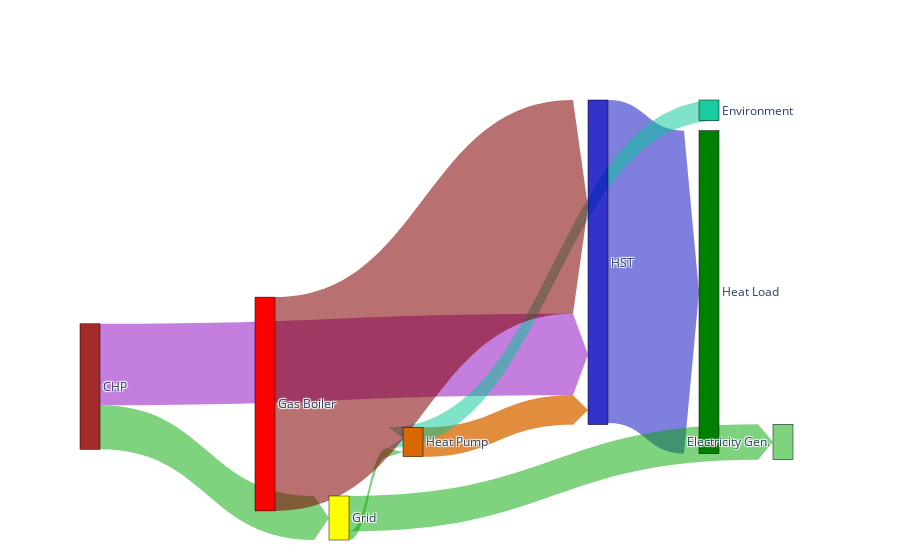

This figure's notebook cell:
### Code cell
posn = {
    'Grid': (0.35, 1.1, 'Yellow', 'rgba(0, 168, 0, 0.5)'), #(x,y, pad colour, arrow colour) #arrow colour not very accurate here, should actually be paried with source and target .
    'Heat Pump': (0.45, 0.9, 'rgba(217, 104, 0, 1)', 'rgba(217, 104, 0, 0.76)'),
    'HST': (0.7, 0.3, 'rgba(0, 0, 189, 0.8)', 'rgba(0, 0, 189, 0.5)'),
    'Heat Load': (0.85, 0.1, 'Green', 'rgba(137, 0, 189, 0.5)'),
    'CHP': (0, 0, 'Brown', 'rgba(0, 168, 0, 0.5)'),
    'Electricity Gen.': (0.95, 0.9, 'rgba(0, 168, 0, 0.5)', 'rgba(0, 168, 0, 0.5)'),
    'energy loss': (0.85, -1.7, 'rgba(69, 0, 0, 0.76)', 'rgba(143, 0, 43, 0.9)'),
    'Environment': (0.25, 0.8, 'rgba(0, 200, 150, 0.8)', 'rgba(0, 200, 150, 0.5)'),
    'Gas Boiler': (0, -2, 'red', 'rgba(130, 0, 3, 0.56)')
}



fig = go.Figure(data=[go.Sankey(
    arrangement = "snap",
    valuesuffix = "Wh",
    node = dict(
      pad = 10,
    #   thickness = 20,
      line = dict(color = "black", width = 0.5),
      label = list(posn.keys()),
      x = [val[0] for val in posn.values()],
      y = [val[1] for val in posn.values()],
    #   color = "blue"
      color = [val[2] for val in posn.values()]
    ),
    link = dict(
      arrowlen = 15,
      source = [0, 1, 2, 4, 4,0, 2, 7, 8], # actually not, no dynamic switching here!reversed directions for hwt2_sh and hwt0_hp
      target = [1, 2, 3, 2, 0, 5, 6, 1, 2],
      # source = sources,
      # target = targets,
      value = vals_smpl2,
      color = [val[3] for val in posn.values()]
    #   curve = [0, 0, 0, 0.5, 0]
  ))],
  layout = dict()
  )

fig.show()

### Figure 1 — Plotly figure (JSON) as saved in the notebook; plotly's stock layout.template omitted (floating-point values rounded to 4 significant figures)
{"data": [{"arrangement": "snap", "link": {"arrowlen": 15, "color": ["rgba(0, 168, 0, 0.5)", "rgba(217, 104, 0, 0.76)", "rgba(0, 0, 189, 0.5)", "rgba(137, 0, 189, 0.5)", "rgba(0, 168, 0, 0.5)", "rgba(0, 168, 0, 0.5)", "rgba(143, 0, 43, 0.9)", "rgba(0, 200, 150, 0.5)", "rgba(130, 0, 3, 0.56)"], "source": [0, 1, 2, 4, 4, 0, 2, 7, 8], "target": [1, 2, 3, 2, 0, 5, 6, 1, 2], "value": [887300.0, 3006940, 33070000.0, 8345000.0, 4506000.0, 3619000.0, -168900.0, 2117000.0, 21885500]}, "node": {"color": ["Yellow", "rgba(217, 104, 0, 1)", "rgba(0, 0, 189, 0.8)", "Green", "Brown", "rgba(0, 168, 0, 0.5)", "rgba(69, 0, 0, 0.76)", "rgba(0, 200, 150, 0.8)", "red"], "label": ["Grid", "Heat Pump", "HST", "Heat Load", "CHP", "Electricity Gen.", "energy loss", "Environment", "Gas Boiler"], "line": {"color": "black", "width": 0.5}, "pad": 10, "x": [0.35, 0.45, 0.7, 0.85, 0, 0.95, 0.85, 0.25, 0], "y": [1.1, 0.9, 0.3, 0.1, 0, 0.9, -1.7, 0.8, -2]}, "type": "sankey", "valuesuffix": "Wh"}], "layout": {}}
